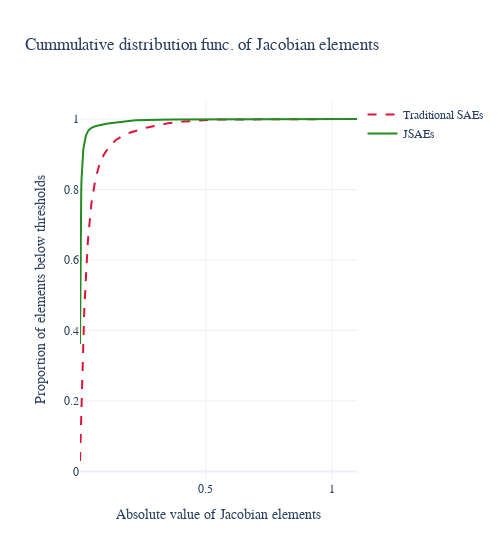

Write notebook code for a chart like this one.
### Code cell
cdf = hist.cumsum(dim=0) / hist.sum()
cdf_no_optim = hist_no_optim.cumsum(dim=0) / hist_no_optim.sum()
fig = go.Figure()
fig.add_trace(go.Scatter(
    x=bin_centers.cpu().numpy(),
    y=cdf_no_optim.cpu().numpy(),
    mode='lines',
    marker_color='crimson',
    name="Traditional SAEs",
    line=dict(dash='dash')
))
fig.add_trace(go.Scatter(
    x=bin_centers.cpu().numpy(),
    y=cdf.cpu().numpy(),
    mode='lines',
    marker_color='forestgreen',
    name='JSAEs',
))
fig.update_layout(
    title='Cummulative distribution func. of Jacobian elements',
    xaxis_title='Absolute value of Jacobian elements',
    yaxis_title='Proportion of elements below thresholds',
    template='plotly_white',
    font_family="Verdana, Avenir Next",
    width=500,
)
fig.show()

### Figure 1 — Plotly figure (JSON) as saved in the notebook; plotly's stock layout.template omitted (floating-point values rounded to 4 significant figures; data arrays with more than 128 entries replaced by an {"elided": "..."} marker saying what was removed)
{"data": [{"line": {"dash": "dash"}, "marker": {"color": "crimson"}, "mode": "lines", "name": "Traditional SAEs", "type": "scatter", "x": {"elided": "1100 float values"}, "y": {"elided": "1100 float values"}}, {"marker": {"color": "forestgreen"}, "mode": "lines", "name": "JSAEs", "type": "scatter", "x": {"elided": "1100 float values"}, "y": {"elided": "1100 float values"}}], "layout": {"font": {"family": "Verdana, Avenir Next"}, "title": {"text": "Cummulative distribution func. of Jacobian elements"}, "width": 500, "xaxis": {"title": {"text": "Absolute value of Jacobian elements"}}, "yaxis": {"title": {"text": "Proportion of elements below thresholds"}}}}
